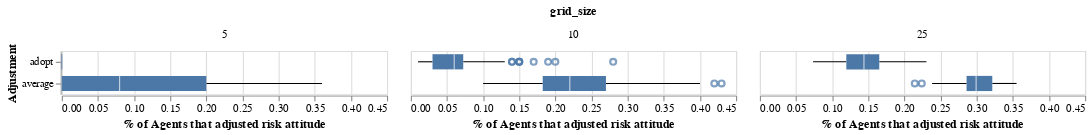

This figure's notebook cell:
### Code cell
alt.Chart(converged).mark_boxplot().encode(
    x=alt.X('pct_agents_risk_changed', title='% of Agents that adjusted risk attitude'), 
    y=alt.Y('risk_adjustment', title='Adjustment')).facet('grid_size')

### Figure 1 — Vega-Lite specification as saved in the notebook (floating-point values rounded to 4 significant figures; data arrays with more than 128 entries replaced by an {"elided": "..."} marker saying what was removed)
{"config": {"view": {"continuousWidth": 300, "continuousHeight": 300}}, "data": {"name": "data-ded2b89d82071a76b42b214a389b0c31"}, "facet": {"field": "grid_size", "type": "quantitative"}, "spec": {"mark": {"type": "boxplot"}, "encoding": {"x": {"field": "pct_agents_risk_changed", "title": "% of Agents that adjusted risk attitude", "type": "quantitative"}, "y": {"field": "risk_adjustment", "title": "Adjustment", "type": "nominal"}}}, "$schema": "https://vega.github.io/schema/vega-lite/v5.20.1.json", "datasets": {"data-ded2b89d82071a76b42b214a389b0c31": {"elided": "481 records"}}}
